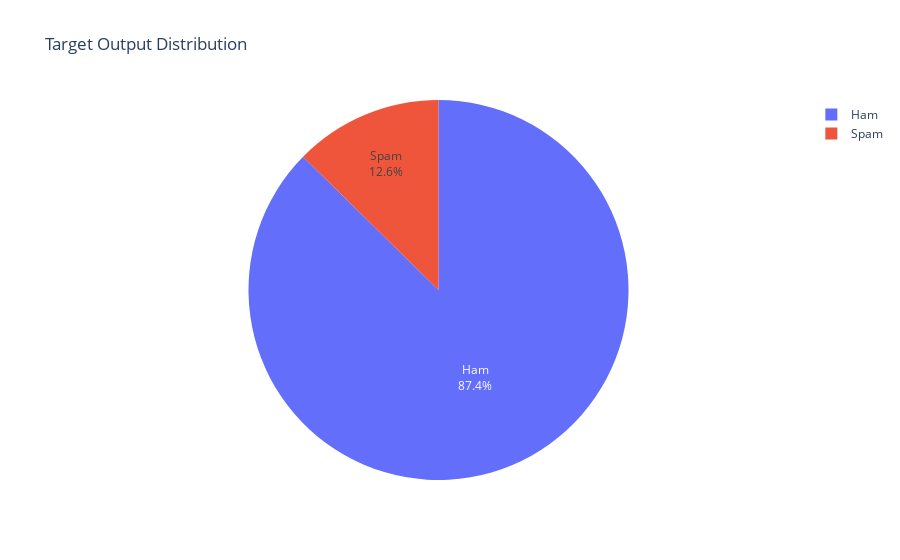

Here is the notebook cell this chart was saved with:
### Code cell
import plotly.express as px

# Counting the values
output_counts = df['Output'].value_counts()

# Mapping the encoded values to labels
label_mapping = {0: 'Ham', 1: 'Spam'}
output_counts.index = output_counts.index.map(label_mapping)

# Creating the pie chart
fig = px.pie(values=output_counts, 
             names=output_counts.index, 
             labels={'index': 'Category'}, 
             title='Target Output Distribution')  # Remove the hole for a full pie chart

# Updating the pie chart to show percentage
fig.update_traces(textinfo='percent+label', textposition='inside')

# Showing the plot
fig.show()

### Figure 1 — Plotly figure (JSON) as saved in the notebook; plotly's stock layout.template omitted (floating-point values rounded to 4 significant figures)
{"data": [{"domain": {"x": [0, 1], "y": [0, 1]}, "hovertemplate": "label=%{label}<br>value=%{value}<extra></extra>", "labels": ["Ham", "Spam"], "legendgroup": "", "name": "", "showlegend": true, "textinfo": "percent+label", "textposition": "inside", "type": "pie", "values": [4516, 653]}], "layout": {"legend": {"tracegroupgap": 0}, "title": {"text": "Target Output Distribution"}}}
